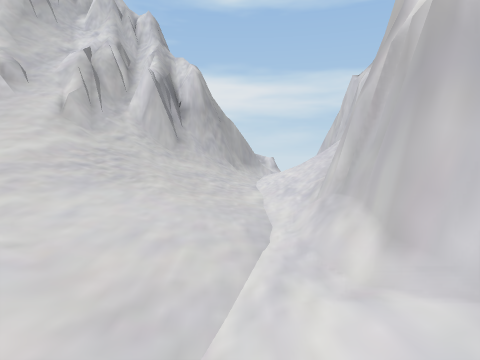
view 1 (above)

12 first-person views from a walk through a 3-D level made in the Unity game engine. The camera is 1.4 m above the floor, tilts 4° down and sees 75° across. The floor is counted in squares, 2 m on a side. Each view is taken from the middle of a square. On the plan, view 1 faces up. The plan holds only what a view shows up to about 10 squares ahead; the rest is blank. The place goes on beyond the plan.

view 2
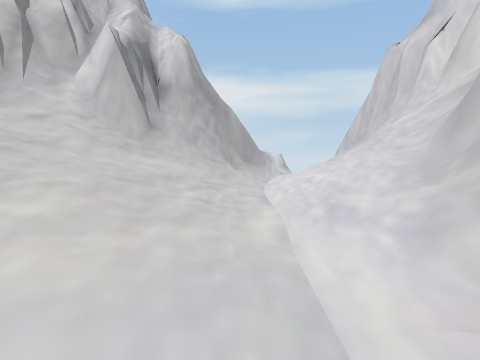

view 3
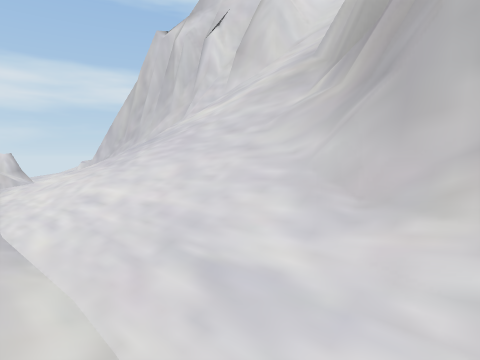

view 4
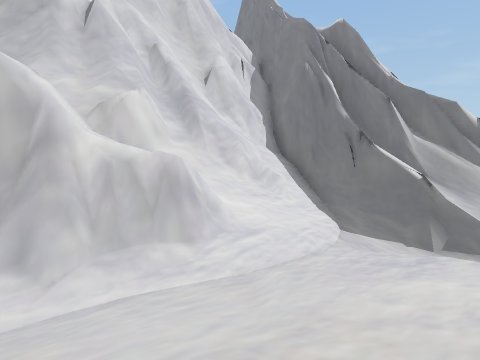

view 5
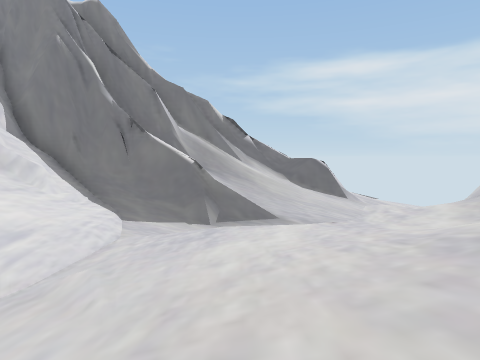

view 6
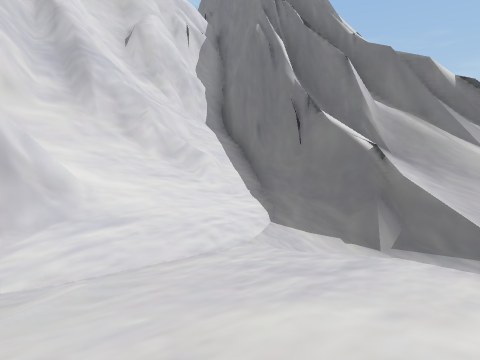

view 7
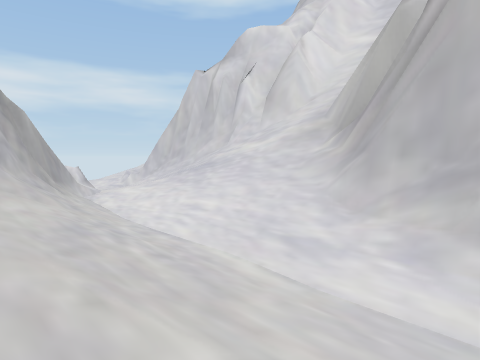

view 8
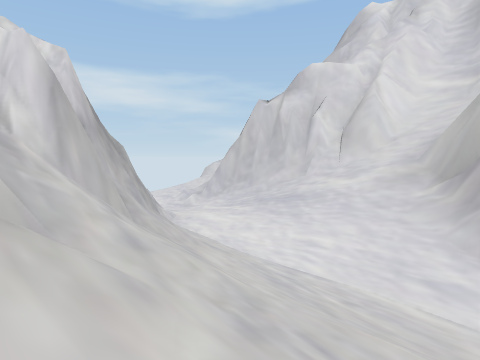

view 9
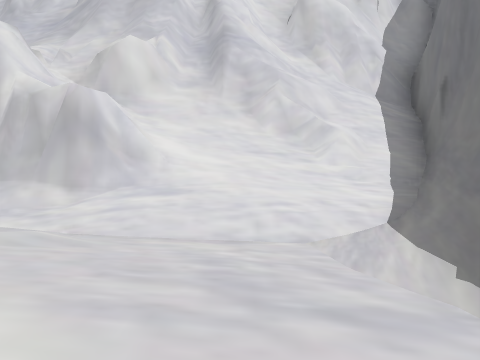

view 10
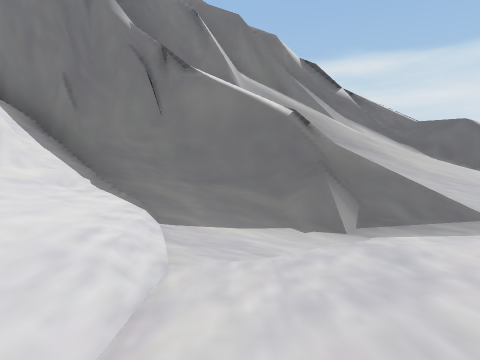

view 11
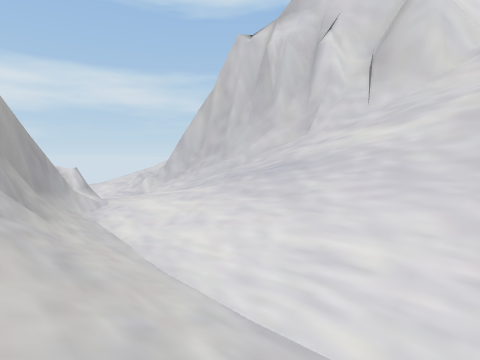

view 12
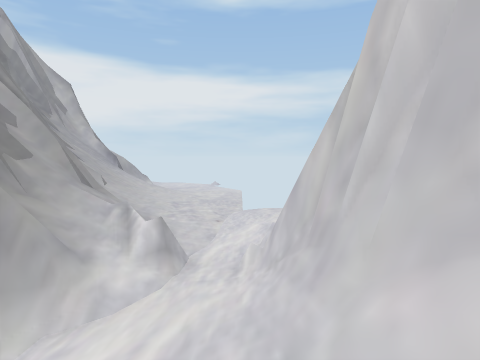

### Floor plan
Key: @ floor where view 1 was taken; # wall or solid block; . main floor; : floor 0.25 m higher than the main floor; - floor 0.25 m lower than the main floor; + floor 0.5 m higher than the main floor; * floor 0.75 m higher than the main floor; / step, stairs or slope; = window, fence, low wall or low ledge; ^ raised ledge.
Columns run from 4 left of view 1 to 5 right of it. Each row starts with its distance up from view 1.
 20  #///+.-:
 19  #==/+../
 18   #=//../
 17   ##=/../
 16    #==#:/
 15    ##=#==
 14     ##:/#
 13     ##//#
 12   ###://##
 11  ###////##
 10 ###/////#
  9 #///////#
  8 =///:///#
  7 =///:///#
  6 ////:/##=
  5 ////./##
  4 ///+.###
  3 ///:.###
  2 //+:-#=#
  1 /*://#=#
  0 *+:.@//##
 -1 ::.-///##
 -2 ..--///=#
 -3 /=##//==^
 -4 ///###=##^
 -5 =/=#######
 -6 =###
 -7    #

Where each view was taken, in squares from view 1:
view 1: 0 up, 0 right, facing up
view 2: 3 up, 0 right, facing up
view 3: 5 up, 0 right, facing up-right
view 4: 5 up, 4 left, facing down-right
view 5: 5 up, 3 left, facing down
view 6: 2 up, 4 left, facing down-right
view 7: 4 up, 2 left, facing up-right
view 8: 5 up, 4 left, facing up-right
view 9: 1 down, 4 left, facing right
view 10: 1 up, 1 left, facing down
view 11: 7 up, 1 left, facing up-right
view 12: 10 up, 3 right, facing up
